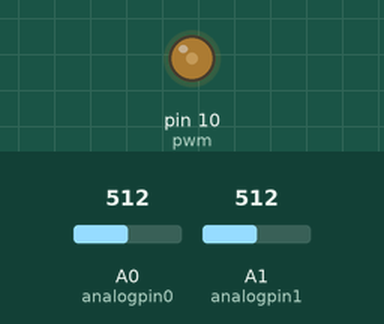
Recording of a sketch running on a simulated Arduino Uno, built with avr-gcc and run on an emulated ATmega328P. Parts: output pins drawn as LEDs (lit = HIGH). The inputs (shaded band) are chosen by the test bench; at power-on: A0 (analogpin0) = 512, A1 (analogpin1) = 512. What the sketch prints to the serial monitor is not drawn.

Above: at 1.2 s.
1.3 s: A0 (analogpin0) set to 716
2.9 s: A1 (analogpin1) set to 716
5.9 s: A0 (analogpin0) set to 900
8.9 s: A1 (analogpin1) set to 900
Timing chart, 0 to 11.9 s (numbered marks = the images above; inputs shaded):
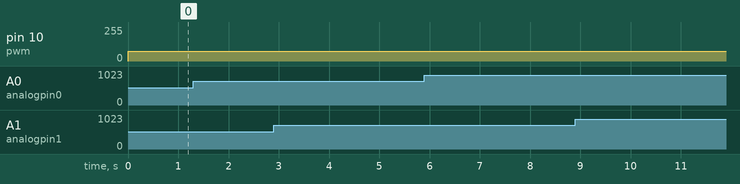

Measured:
- after the input at 1.3 s, every drawn part: stays the same
- after the input at 2.9 s, every drawn part: stays the same
- after the input at 5.9 s, every drawn part: stays the same
- after the input at 8.9 s, every drawn part: stays the same

The sketch:

HW_3.ino
```cpp
const int pwm = 10;
const int analogpin0 = 0;
const int analogpin1 = 1;

boolean extra_credit = false;
int a0, a1;
float voltage0, voltage1, analogoutput;

void setup() {
  Serial.begin(9600);
  pinMode(pwm, OUTPUT);
}

void loop() {


  if(!extra_credit){
    /*This is the code if the homework were to be
    done without extra credit*/
    analogWrite(pwm, 75);
    a0 = analogRead(analogpin0);
    a1 = analogRead(analogpin1);
    Serial.print("A0 is reading ");
    Serial.print(a0);
    Serial.print(" and A1 is reading ");
    Serial.println(a1);

    if(a0 > a1){
     Serial.println("And A0 is greater than A1.");
    }

    if(a0 == a1){
     Serial.println("And A0 is equal to than A1.");
    }

    if(a0 < a1){
      Serial.println("And A0 is less than A1.");
    }

  }else{

    /*This is the code that contains the extra credit*/
    a0 = analogRead(analogpin0);
    a1 = analogRead(analogpin1);

    //Convert a0 and a1 to voltage
    voltage0 = a0 * (5.0 / 1023.0);
    voltage1 = a1 * (5.0 / 1023.0);

    analogoutput = (voltage1 / 5) * 100;
    analogWrite(pwm, analogoutput);

    //Compare a0 to a1 and commute using the Serial
    if(abs(voltage1 - voltage0) <= 0.05){

      Serial.println("The system matches up");

    }else{

      if(a1 > a0){
        Serial.println("A1 is running high");
      }else{
        Serial.println("A1 is running low");
      }

    }

  }


}
```
